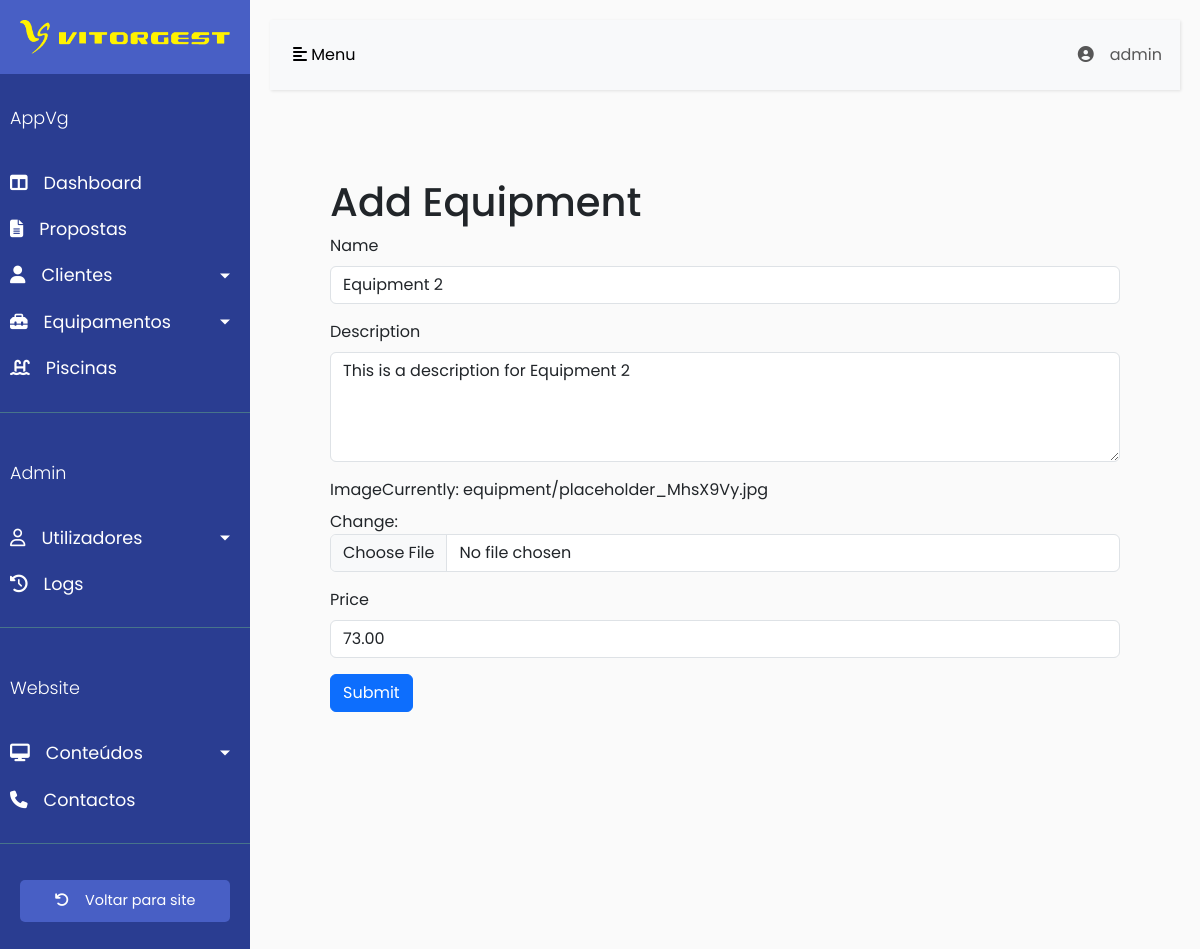
Before: /backoffice/equipments/2/edit (signed in) with the older database file.
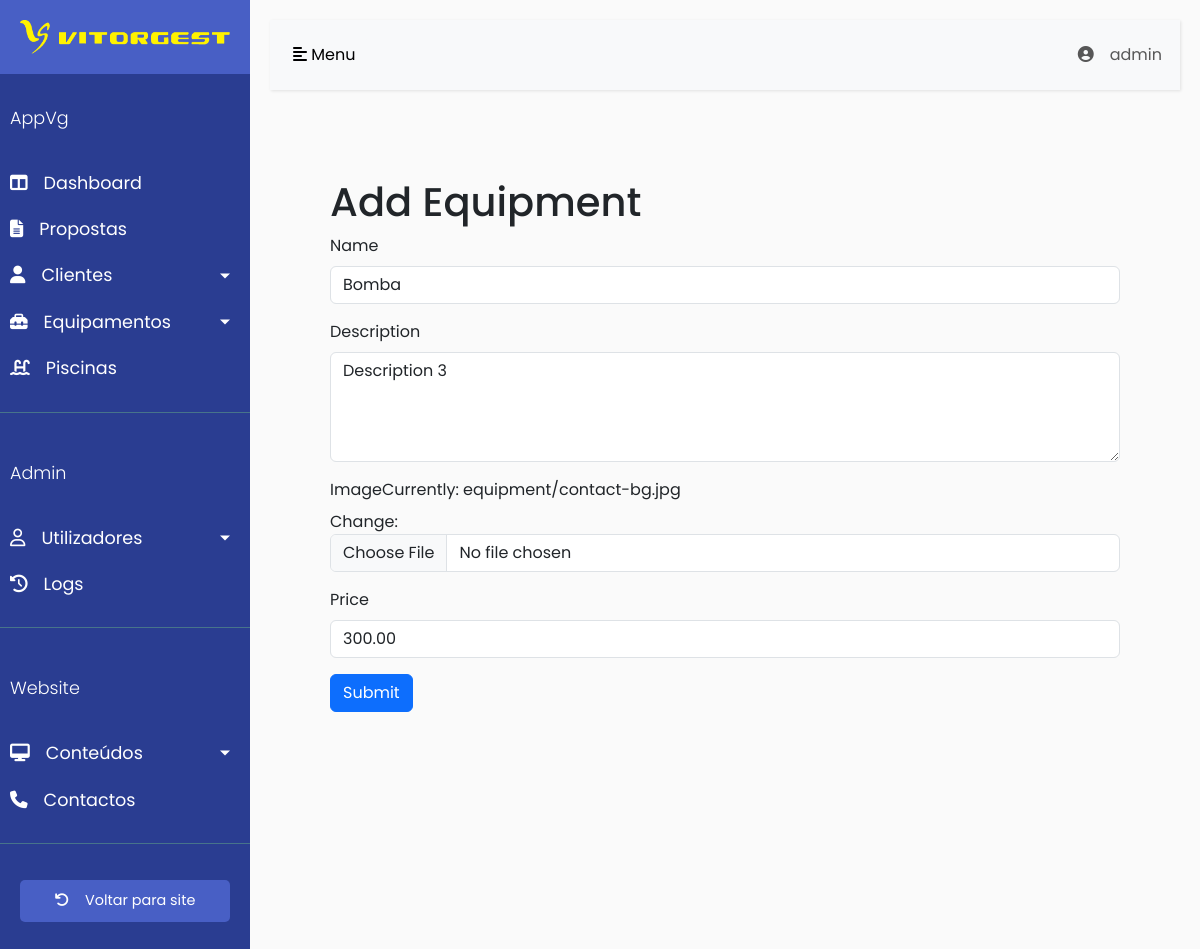
After: the same page with the newer database file.
### backoffice/models/equipment.py (models this page shows, shortened)
class Equipment(models.Model):
    name = models.CharField(max_length=100)
    description = models.TextField()
    image = models.ImageField(upload_to='equipment/')
    price = models.DecimalField(max_digits=10, decimal_places=2)

### backoffice/views/equipment_views.py (the view)
# urls.py: path('equipments/<int:equipment_id>/edit', login_required(equipment_views.edit_equipment), name='edit_equipment'),
def edit_equipment(request, equipment_id):
    equipment = get_object_or_404(Equipment, id=equipment_id)
    if request.method == 'POST':
        form = EquipmentForm(request.POST, request.FILES, instance=equipment)
        if form.is_valid():
            form.save()
            return redirect('equipments')
    else:
        form = EquipmentForm(instance=equipment)
    return render(request, 'equipment/edit_equipment.html', {'form': form})

### backoffice/forms.py
class EquipmentForm(forms.ModelForm):
    class Meta:
        model = Equipment
        fields = ['name', 'description', 'image', 'price']
        widgets = {
            'description': forms.Textarea(attrs={'rows': 4}),
        }

### backoffice/templates/equipment/edit_equipment.html (shortened to what this page needs)
{% extends 'base.html' %}
{% load bootstrap5 %}
{% block content %}
    <div class="container">
        <h1>Add Equipment</h1>
        <form method="POST" enctype="multipart/form-data">
            {% bootstrap_form form %}
            <button type="submit" class="btn btn-primary">Submit</button>
        </form>
    </div>
{% endblock %}

Changed rows visible on the page:
changed Equipment: name "Equipment 2" → "Bomba"; description "This is a description for Equipment 2" → "Description 3"; price "73.00" → "300.00"
Other visible differences:
text no longer shown: "Name Description Image Currently: equipment/placeholder_MhsX9Vy.jpg Change: Price"
text now shown: "Name Description Image Currently: equipment/contact-bg.jpg Change: Price"
